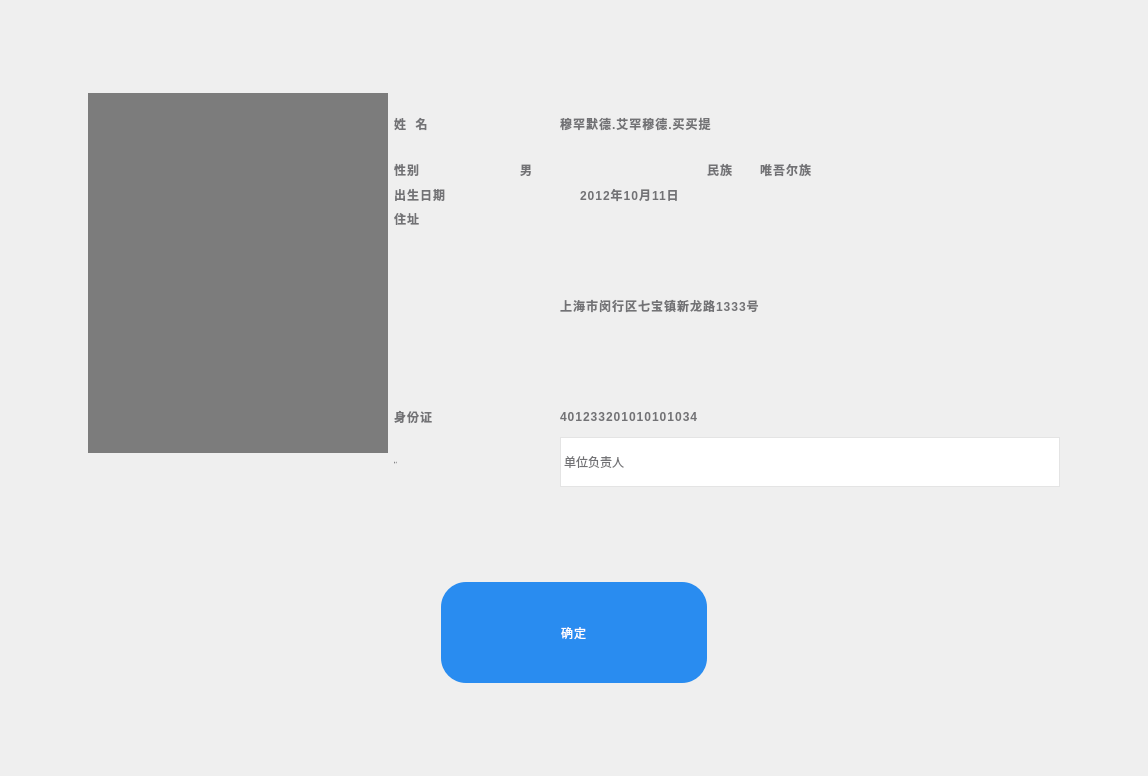
<?xml version="1.0" encoding="UTF-8"?>
<ui version="4.0">
 <class>nc_commitPersonInfo</class>
 <widget class="QWidget" name="nc_commitPersonInfo">
  <property name="geometry">
   <rect>
    <x>0</x>
    <y>0</y>
    <width>1148</width>
    <height>776</height>
   </rect>
  </property>
  <property name="windowTitle">
   <string>Form</string>
  </property>
  <property name="styleSheet">
   <string notr="true">#EnsureInformation{background-color: #ffffff;}</string>
  </property>
  <layout class="QVBoxLayout" name="verticalLayout_4">
   <item>
    <spacer name="verticalSpacer_2">
     <property name="orientation">
      <enum>Qt::Vertical</enum>
     </property>
     <property name="sizeHint" stdset="0">
      <size>
       <width>20</width>
       <height>74</height>
      </size>
     </property>
    </spacer>
   </item>
   <item>
    <layout class="QHBoxLayout" name="horizontalLayout_10">
     <item>
      <spacer name="horizontalSpacer_4">
       <property name="orientation">
        <enum>Qt::Horizontal</enum>
       </property>
       <property name="sizeHint" stdset="0">
        <size>
         <width>40</width>
         <height>20</height>
        </size>
       </property>
      </spacer>
     </item>
     <item>
      <layout class="QVBoxLayout" name="verticalLayout_3">
       <item>
        <widget class="QLabel" name="label_Photo">
         <property name="minimumSize">
          <size>
           <width>300</width>
           <height>360</height>
          </size>
         </property>
         <property name="styleSheet">
          <string notr="true">background-color: rgb(124, 124, 124);</string>
         </property>
         <property name="text">
          <string/>
         </property>
        </widget>
       </item>
       <item>
        <spacer name="verticalSpacer_5">
         <property name="orientation">
          <enum>Qt::Vertical</enum>
         </property>
         <property name="sizeHint" stdset="0">
          <size>
           <width>20</width>
           <height>40</height>
          </size>
         </property>
        </spacer>
       </item>
      </layout>
     </item>
     <item>
      <layout class="QVBoxLayout" name="verticalLayout_2">
       <item>
        <layout class="QHBoxLayout" name="horizontalLayout_5">
         <item>
          <widget class="QLabel" name="label">
           <property name="minimumSize">
            <size>
             <width>160</width>
             <height>0</height>
            </size>
           </property>
           <property name="maximumSize">
            <size>
             <width>160</width>
             <height>16777215</height>
            </size>
           </property>
           <property name="styleSheet">
            <string notr="true">font-weight: bold;
line-height: 44px;
letter-spacing: 1px;
color: #727275;
font: 57 42px &quot;思源黑体 CN Medium&quot;;</string>
           </property>
           <property name="text">
            <string>姓  名</string>
           </property>
          </widget>
         </item>
         <item>
          <widget class="QLabel" name="label_Name">
           <property name="minimumSize">
            <size>
             <width>400</width>
             <height>61</height>
            </size>
           </property>
           <property name="styleSheet">
            <string notr="true">font-weight: bold;
line-height: 44px;
letter-spacing: 1px;
color: #727275;
font: 57 42px &quot;思源黑体 CN Medium&quot;;</string>
           </property>
           <property name="text">
            <string>穆罕默德.艾罕穆德.买买提</string>
           </property>
          </widget>
         </item>
        </layout>
       </item>
       <item>
        <layout class="QHBoxLayout" name="horizontalLayout_9">
         <item>
          <layout class="QHBoxLayout" name="horizontalLayout_3">
           <item>
            <widget class="QLabel" name="label_2">
             <property name="minimumSize">
              <size>
               <width>100</width>
               <height>0</height>
              </size>
             </property>
             <property name="maximumSize">
              <size>
               <width>160</width>
               <height>16777215</height>
              </size>
             </property>
             <property name="styleSheet">
              <string notr="true">font-weight: bold;
line-height: 44px;
letter-spacing: 1px;
color: #727275;
font: 57 42px &quot;思源黑体 CN Medium&quot;;</string>
             </property>
             <property name="text">
              <string>性别</string>
             </property>
            </widget>
           </item>
           <item>
            <spacer name="horizontalSpacer_7">
             <property name="orientation">
              <enum>Qt::Horizontal</enum>
             </property>
             <property name="sizeHint" stdset="0">
              <size>
               <width>20</width>
               <height>20</height>
              </size>
             </property>
            </spacer>
           </item>
           <item>
            <widget class="QLabel" name="label_Gender">
             <property name="minimumSize">
              <size>
               <width>40</width>
               <height>0</height>
              </size>
             </property>
             <property name="styleSheet">
              <string notr="true">font-weight: bold;
line-height: 44px;
letter-spacing: 1px;
color: #727275;
font: 57 42px &quot;思源黑体 CN Medium&quot;;</string>
             </property>
             <property name="text">
              <string>男</string>
             </property>
            </widget>
           </item>
          </layout>
         </item>
         <item>
          <spacer name="horizontalSpacer_3">
           <property name="orientation">
            <enum>Qt::Horizontal</enum>
           </property>
           <property name="sizeHint" stdset="0">
            <size>
             <width>40</width>
             <height>20</height>
            </size>
           </property>
          </spacer>
         </item>
         <item>
          <layout class="QHBoxLayout" name="horizontalLayout_4">
           <item>
            <widget class="QLabel" name="label_5">
             <property name="styleSheet">
              <string notr="true">font-weight: bold;
line-height: 44px;
letter-spacing: 1px;
color: #727275;
font: 57 42px &quot;思源黑体 CN Medium&quot;;</string>
             </property>
             <property name="text">
              <string>民族</string>
             </property>
            </widget>
           </item>
           <item>
            <spacer name="horizontalSpacer_6">
             <property name="orientation">
              <enum>Qt::Horizontal</enum>
             </property>
             <property name="sizeHint" stdset="0">
              <size>
               <width>20</width>
               <height>20</height>
              </size>
             </property>
            </spacer>
           </item>
           <item>
            <widget class="QLabel" name="label_Nation">
             <property name="minimumSize">
              <size>
               <width>300</width>
               <height>0</height>
              </size>
             </property>
             <property name="styleSheet">
              <string notr="true">font-weight: bold;
line-height: 44px;
letter-spacing: 1px;
color: #727275;
font: 57 42px &quot;思源黑体 CN Medium&quot;;</string>
             </property>
             <property name="text">
              <string>唯吾尔族</string>
             </property>
            </widget>
           </item>
          </layout>
         </item>
        </layout>
       </item>
       <item>
        <layout class="QHBoxLayout" name="horizontalLayout_2">
         <item>
          <widget class="QLabel" name="label_6">
           <property name="minimumSize">
            <size>
             <width>180</width>
             <height>0</height>
            </size>
           </property>
           <property name="maximumSize">
            <size>
             <width>160</width>
             <height>16777215</height>
            </size>
           </property>
           <property name="styleSheet">
            <string notr="true">font-weight: bold;
line-height: 44px;
letter-spacing: 1px;
color: #727275;
font: 57 42px &quot;思源黑体 CN Medium&quot;;</string>
           </property>
           <property name="text">
            <string>出生日期</string>
           </property>
          </widget>
         </item>
         <item>
          <widget class="QLabel" name="label_Birthday">
           <property name="minimumSize">
            <size>
             <width>360</width>
             <height>0</height>
            </size>
           </property>
           <property name="styleSheet">
            <string notr="true">font-weight: bold;
line-height: 44px;
letter-spacing: 1px;
color: #727275;
font: 57 42px &quot;思源黑体 CN Medium&quot;;</string>
           </property>
           <property name="text">
            <string>2012年10月11日</string>
           </property>
          </widget>
         </item>
        </layout>
       </item>
       <item>
        <layout class="QHBoxLayout" name="horizontalLayout_6" stretch="0,1">
         <item>
          <layout class="QVBoxLayout" name="verticalLayout">
           <item>
            <widget class="QLabel" name="label_7">
             <property name="minimumSize">
              <size>
               <width>160</width>
               <height>0</height>
              </size>
             </property>
             <property name="maximumSize">
              <size>
               <width>160</width>
               <height>16777215</height>
              </size>
             </property>
             <property name="styleSheet">
              <string notr="true">color: rgb(0, 85, 255);font-weight: bold;
line-height: 44px;
letter-spacing: 1px;
color: #727275;
font: 57 42px &quot;思源黑体 CN Medium&quot;;</string>
             </property>
             <property name="text">
              <string>住址</string>
             </property>
            </widget>
           </item>
           <item>
            <spacer name="verticalSpacer">
             <property name="orientation">
              <enum>Qt::Vertical</enum>
             </property>
             <property name="sizeHint" stdset="0">
              <size>
               <width>20</width>
               <height>40</height>
              </size>
             </property>
            </spacer>
           </item>
          </layout>
         </item>
         <item>
          <widget class="QLabel" name="label_Address">
           <property name="minimumSize">
            <size>
             <width>500</width>
             <height>61</height>
            </size>
           </property>
           <property name="styleSheet">
            <string notr="true">font-weight: bold;
line-height: 44px;
letter-spacing: 1px;
color: #727275;
font: 57 42px &quot;思源黑体 CN Medium&quot;;</string>
           </property>
           <property name="text">
            <string>上海市闵行区七宝镇新龙路1333号</string>
           </property>
           <property name="wordWrap">
            <bool>true</bool>
           </property>
          </widget>
         </item>
        </layout>
       </item>
       <item>
        <layout class="QHBoxLayout" name="horizontalLayout_7">
         <item>
          <widget class="QLabel" name="label_8">
           <property name="minimumSize">
            <size>
             <width>160</width>
             <height>0</height>
            </size>
           </property>
           <property name="maximumSize">
            <size>
             <width>160</width>
             <height>16777215</height>
            </size>
           </property>
           <property name="styleSheet">
            <string notr="true">font-weight: bold;
line-height: 44px;
letter-spacing: 1px;
color: #727275;
font: 57 42px &quot;思源黑体 CN Medium&quot;;</string>
           </property>
           <property name="text">
            <string>身份证</string>
           </property>
          </widget>
         </item>
         <item>
          <widget class="QLabel" name="label_Identity">
           <property name="minimumSize">
            <size>
             <width>450</width>
             <height>0</height>
            </size>
           </property>
           <property name="styleSheet">
            <string notr="true">font-weight: bold;
line-height: 44px;
letter-spacing: 1px;
color: #727275;
font: 57 42px &quot;思源黑体 CN Medium&quot;;</string>
           </property>
           <property name="text">
            <string>401233201010101034</string>
           </property>
          </widget>
         </item>
        </layout>
       </item>
       <item>
        <layout class="QHBoxLayout" name="horizontalLayout_8">
         <item>
          <widget class="QLabel" name="label_Career">
           <property name="minimumSize">
            <size>
             <width>100</width>
             <height>61</height>
            </size>
           </property>
           <property name="maximumSize">
            <size>
             <width>16777215</width>
             <height>61</height>
            </size>
           </property>
           <property name="font">
            <font>
             <family>思源黑体 CN Medium</family>
             <pointsize>-1</pointsize>
             <weight>7</weight>
             <italic>false</italic>
             <bold>false</bold>
            </font>
           </property>
           <property name="styleSheet">
            <string notr="true">font-weight: bold;
line-height: 44px;
letter-spacing: 1px;
color: #727275;
font: 57 42px &quot;思源黑体 CN Medium&quot;;</string>
           </property>
           <property name="text">
            <string>职业</string>
           </property>
           <property name="alignment">
            <set>Qt::AlignLeading|Qt::AlignLeft|Qt::AlignVCenter</set>
           </property>
          </widget>
         </item>
         <item>
          <widget class="QComboBox" name="comboBox_Career">
           <property name="minimumSize">
            <size>
             <width>500</width>
             <height>50</height>
            </size>
           </property>
           <property name="styleSheet">
            <string notr="true">QComboBox{
  padding: 1px 15px 1px 3px;
  border:1px solid rgba(228,228,228,1);
color: #727275;
font: 57 42px &quot;思源黑体 CN Medium&quot;;
}
QComboBox::drop-down {			/*下拉按钮*/
      subcontrol-origin: padding;
      subcontrol-position: top right;
      width: 36px;
      border:none;
}

QComboBox::down-arrow {		/*下拉按钮*/
 	image: url(:/Image/down_arrow.png);
  }

QComboBox QAbstractItemView{	/*列表 */
	margin-top: 8px;
	margin-left: 6px;
	margin-bottom: 6px;
	margin-right: 6px;
	background:rgba(255,255,255,1);
    border:1px solid rgba(228,228,228,1);
    outline: 2px;
    padding-left: 16px;
    padding-top: 12px;
	padding-bottom:12px;
  }
  
 QComboBox::QAbstractItemView::item {		/*下拉按钮*/
 	height:56px;
	margin-top: 8px;
	margin-bottom: 8px;
 }

QComboBox QScrollBar::vertical{ /*滑条 主体部分*/
    width:36px;
    background:rgb(255,255,255);
    border:none;
}
QComboBox QScrollBar::handle::vertical{ /*滑块主体*/
    border-radius:3px;
    background-color: rgba(30, 34, 43, 0.2);
}
QComboBox QScrollBar::handle::vertical::hover{
    background-color: rgba(30, 34, 43, 0.2);
}
QComboBox QScrollBar::add-line::vertical{/*上箭头*/
    border:none;
}
QComboBox QScrollBar::sub-line::vertical{/*下箭头*/
    border:none;
}
</string>
           </property>
           <item>
            <property name="text">
             <string>单位负责人</string>
            </property>
           </item>
           <item>
            <property name="text">
             <string>专业、技术人员</string>
            </property>
           </item>
           <item>
            <property name="text">
             <string>办事人员</string>
            </property>
           </item>
           <item>
            <property name="text">
             <string>商业、服务人员</string>
            </property>
           </item>
           <item>
            <property name="text">
             <string>农林牧渔水利生产人员</string>
            </property>
           </item>
           <item>
            <property name="text">
             <string>生产运输工人</string>
            </property>
           </item>
           <item>
            <property name="text">
             <string>其他从业人员</string>
            </property>
           </item>
          </widget>
         </item>
        </layout>
       </item>
      </layout>
     </item>
     <item>
      <spacer name="horizontalSpacer_5">
       <property name="orientation">
        <enum>Qt::Horizontal</enum>
       </property>
       <property name="sizeHint" stdset="0">
        <size>
         <width>40</width>
         <height>20</height>
        </size>
       </property>
      </spacer>
     </item>
    </layout>
   </item>
   <item>
    <spacer name="verticalSpacer_3">
     <property name="orientation">
      <enum>Qt::Vertical</enum>
     </property>
     <property name="sizeHint" stdset="0">
      <size>
       <width>20</width>
       <height>73</height>
      </size>
     </property>
    </spacer>
   </item>
   <item>
    <layout class="QHBoxLayout" name="horizontalLayout">
     <property name="spacing">
      <number>0</number>
     </property>
     <item>
      <spacer name="horizontalSpacer">
       <property name="orientation">
        <enum>Qt::Horizontal</enum>
       </property>
       <property name="sizeHint" stdset="0">
        <size>
         <width>40</width>
         <height>20</height>
        </size>
       </property>
      </spacer>
     </item>
     <item>
      <widget class="QPushButton" name="pushButton_OK">
       <property name="minimumSize">
        <size>
         <width>266</width>
         <height>101</height>
        </size>
       </property>
       <property name="styleSheet">
        <string notr="true">QPushButton{background-color: #298cf0;
border-radius: 25px;
font: 57 42px &quot;思源黑体 CN Medium&quot;;
font-weight: normal;
line-height: 49px;
letter-spacing: 1px;
color: #ffffff;}
QPushButton:pressed{background:#38a357;}
</string>
       </property>
       <property name="text">
        <string>确定</string>
       </property>
      </widget>
     </item>
     <item>
      <spacer name="horizontalSpacer_2">
       <property name="orientation">
        <enum>Qt::Horizontal</enum>
       </property>
       <property name="sizeHint" stdset="0">
        <size>
         <width>40</width>
         <height>20</height>
        </size>
       </property>
      </spacer>
     </item>
    </layout>
   </item>
   <item>
    <spacer name="verticalSpacer_4">
     <property name="orientation">
      <enum>Qt::Vertical</enum>
     </property>
     <property name="sizeHint" stdset="0">
      <size>
       <width>20</width>
       <height>74</height>
      </size>
     </property>
    </spacer>
   </item>
  </layout>
 </widget>
 <resources/>
 <connections/>
</ui>
